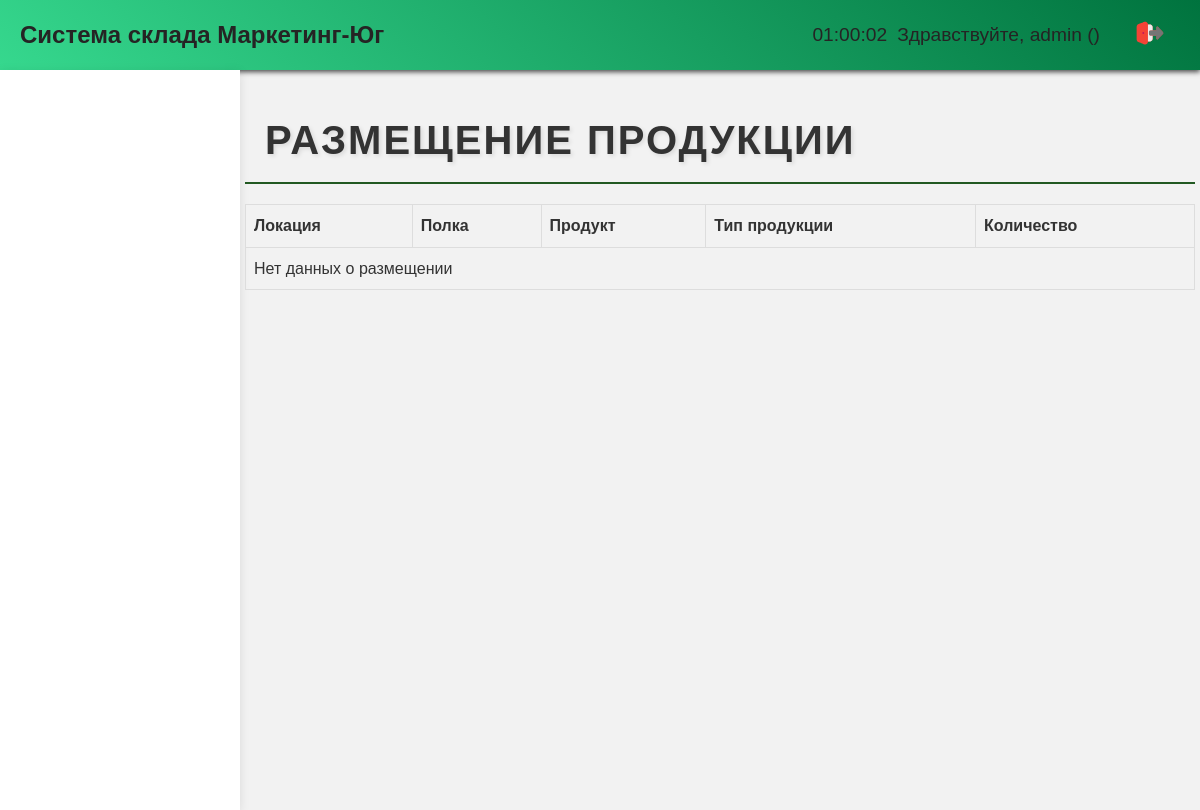
/placement/ (signed in), run on an earlier commit of the app's database.
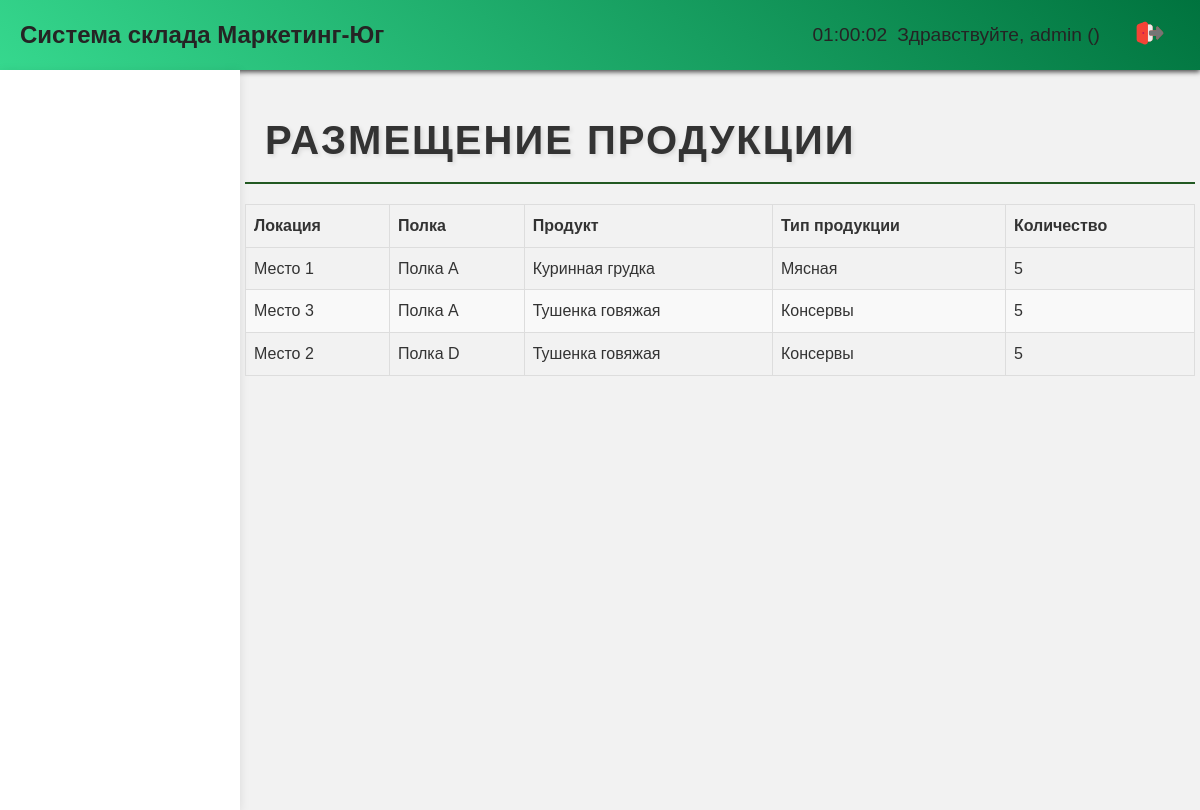
And on a later commit of the database.
### base/models.py (models this page shows, shortened)
class ProductLocation(models.Model):
    product = models.ForeignKey(Product, on_delete=models.CASCADE)
    shelf_location = models.ForeignKey(ShelfLocation, on_delete=models.CASCADE)
    class Meta:
        unique_together = ('product', 'shelf_location')
        verbose_name = 'Местоположение продукта'
        verbose_name_plural = 'Местоположения продуктов'

class ShelfLocation(models.Model):
    shelf = models.ForeignKey(Shelf, on_delete=models.CASCADE)
    location = models.ForeignKey(Location, on_delete=models.CASCADE)
    class Meta:
        unique_together = ('shelf', 'location')
        verbose_name = 'Местоположение на полке'
        verbose_name_plural = 'Местоположения на полках'

class Location(models.Model):
    place_number = models.IntegerField()
    def __str__(self):
        return f"Место {self.place_number}"
    class Meta:
        verbose_name = 'Место'
        verbose_name_plural = 'Места'

class Shelf(models.Model):
    shelf_letter = models.CharField(max_length=1, unique=True)
    def __str__(self):
        return f"Полка {self.shelf_letter}"
    class Meta:
        verbose_name = 'Полка'
        verbose_name_plural = 'Полки'

class Product(models.Model):
    name = models.CharField(max_length=100)
    product_type = models.ForeignKey('ProductType', on_delete=models.CASCADE)
    description = models.TextField(blank=True, null=True)
    price = models.DecimalField(max_digits=10, decimal_places=2)
    quantity = models.IntegerField(default=0)
    updated = models.DateTimeField(auto_now=True)
    created = models.DateTimeField(auto_now_add=True)
    class Meta:
        verbose_name = 'Продукция'
        verbose_name_plural = 'Продукции'

class ProductType(models.Model):
    name = models.CharField(max_length=100)
    updated = models.DateTimeField(auto_now=True)
    created = models.DateTimeField(auto_now_add=True)
    def __str__(self):
        return self.name
    class Meta:
        verbose_name = 'Тип-продукции'
        verbose_name_plural = 'Типы-продукции'

### base/views.py (the view)
# urls.py: path('placement/', views.placement, name='placement'),
def placement(request):
    product_locations = ProductLocation.objects.all()
    context = {
        'product_locations': product_locations
    }
    return render(request, 'placement.html', context)

### base/templatetags/group_tags.py (called while the page is built)
@register.filter(name='has_group')
def has_group(user, group_name):
    return user.groups.filter(name=group_name).exists()

### templates/placement.html (shortened to what this page needs)
{% extends 'home.html' %}
{% load static %}
{% block content %}
    <h2>Размещение продукции</h2>
    <table class="placement-table">
        <thead>
            <tr>
                <th>Локация</th>
                <th>Полка</th>
                <th>Продукт</th>
                <th>Тип продукции</th>
                <th>Количество</th>
            </tr>
        </thead>
        <tbody>
            {% for product_location in product_locations %}
            <tr>
                <td>{{ product_location.shelf_location.location }}</td>
                <td>{{ product_location.shelf_location.shelf }}</td>
                <td>{{ product_location.product.name }}</td>
                <td>{{ product_location.product.product_type }}</td>
                <td>{{ product_location.product.quantity }}</td>
            </tr>
            {% empty %}
            <tr>
                <td colspan="5">Нет данных о размещении</td>
            </tr>
            {% endfor %}
        </tbody>
    </table>
{% endblock %}

### templates/home.html (shortened to what this page needs)
<!DOCTYPE html>
<html lang="ru">
{% load static %}
{% load group_tags %}
<head>
    <link rel="stylesheet" href="{% static 'styles/home.css' %}">
</head>
<body>
{% include 'header.html' %}
<div class="main-container">
    <aside class="sidebar">
    </aside>
    <main class="content" id="content">
        {% block content %}{% endblock %}
    </main>
</div>
</body>
</html>

### templates/header.html (shortened to what this page needs)
<header>
{% load static %}
    <link rel="stylesheet" href="{% static 'styles/header.css' %}">
    <div class="header-left">
        <h1>Система склада Маркетинг-Юг</h1>
    </div>
    <div class="header-right">
    <span id="current-time"></span>
        {% if user.is_authenticated %}
            <span>Здравствуйте, {{ user.username }} ({{ user.groups.first.name }})</span>
        <a href="{% url 'logout' %}">
            <img src="{% static 'images/exit.svg' %}" alt="Выход">
            </a>
        {% else %}
            <a href="{% url 'login' %}">Войти</a>
        {% endif %}
    </div>
</header>

### static/styles/home.css (style rules this page uses)
body { font-family: Arial, sans-serif; background: #f2f2f2; margin: 0; padding: 0; display: flex; flex-direction: column; }
header { background: linear-gradient(220deg, #00733E, #36D88E); color: #ffffff; padding: 10px 20px; display: flex; justify-content: space-between; align-items: center; }
h2 { font-family: 'Arial', sans-serif; font-size: 2.5rem; font-weight: bold; color: #333; text-transform: uppercase; letter-spacing: 2px; text-shadow: 2px 2px 4px rgba(0, 0, 0, 0.1); margin-bottom: 20px; padding-left: 20px; border-bottom: 2px solid rgba(12, 73, 12, 0.9); padding-bottom: 10px; position: relative; }
.header-left h1 { margin: 0; }
.header-right { display: flex; align-items: center; }
.header-right span { margin-right: 20px; }
.header-right a { color: #ffffff; text-decoration: none; margin-left: 10px; }
.main-container { display: flex; height: calc(100vh - 60px); }
.sidebar { background: #ffffff; padding: 20px; box-shadow: 0 2px 10px rgba(0, 0, 0, 0.1); width: 200px; display: flex; flex-direction: column; align-items: center; }
.content { flex-grow: 1; padding: 5px; background-size: cover; background-position: center; color: #333333; font-family: 'Arial', sans-serif; font-size: 16px; line-height: 1.6; }
.placement-table { width: 100%; border-collapse: collapse; margin-top: 20px; }
.placement-table th, .placement-table td { border: 1px solid #ddd; padding: 8px; text-align: left; }
.placement-table th { background-color: #f2f2f2; }
.placement-table tbody tr:nth-child(even) { background-color: #f9f9f9; }

### static/styles/header.css (style rules this page uses)
header { background-color: #007633; color: #252424; padding: 10px 20px; display: flex; justify-content: space-between; align-items: center; box-shadow: 0 2px 5px rgba(0, 0, 0, 0.7); }
.header-left h1 { font-size: 1.5rem; margin: 0; }
.header-right { display: flex; align-items: center; }
.header-right span { margin-right: 10px; font-size: 1.2rem; }
.header-right a { color: #252424; text-decoration: none; padding: 8px 15px; border-radius: 5px; transition: background-color 0.3s ease; }

What changed in the data, as far as the page shows it:
added ProductLocation: shelf_location.location "Место 1", shelf_location.shelf "Полка A", product.name "Куринная грудка", product.product_type "Мясная", product.quantity "5"
added ProductLocation: shelf_location.location "Место 3", shelf_location.shelf "Полка A", product.name "Тушенка говяжая", product.product_type "Консервы", product.quantity "5"
added ProductLocation: shelf_location.location "Место 2", shelf_location.shelf "Полка D", product.name "Тушенка говяжая", product.product_type "Консервы", product.quantity "5"
Also different on the page:
text no longer shown: "Нет данных о размещении"
